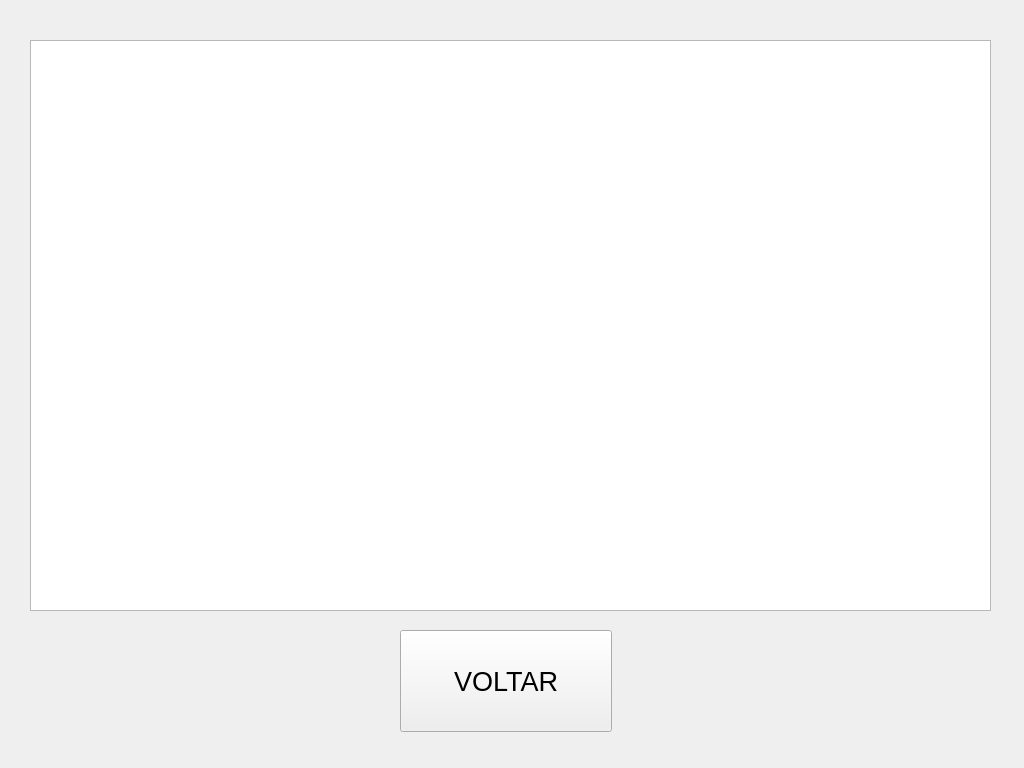
<?xml version="1.0" encoding="UTF-8"?>
<ui version="4.0">
 <class>TelaViewLogin</class>
 <widget class="QWidget" name="TelaViewLogin">
  <property name="geometry">
   <rect>
    <x>0</x>
    <y>0</y>
    <width>1024</width>
    <height>768</height>
   </rect>
  </property>
  <property name="windowTitle">
   <string>Form</string>
  </property>
  <widget class="QTableView" name="tblViewLogin">
   <property name="geometry">
    <rect>
     <x>30</x>
     <y>40</y>
     <width>961</width>
     <height>571</height>
    </rect>
   </property>
  </widget>
  <widget class="QPushButton" name="btVoltar">
   <property name="geometry">
    <rect>
     <x>400</x>
     <y>630</y>
     <width>212</width>
     <height>102</height>
    </rect>
   </property>
   <property name="font">
    <font>
     <pointsize>20</pointsize>
    </font>
   </property>
   <property name="text">
    <string>VOLTAR</string>
   </property>
  </widget>
 </widget>
 <resources/>
 <connections/>
</ui>
